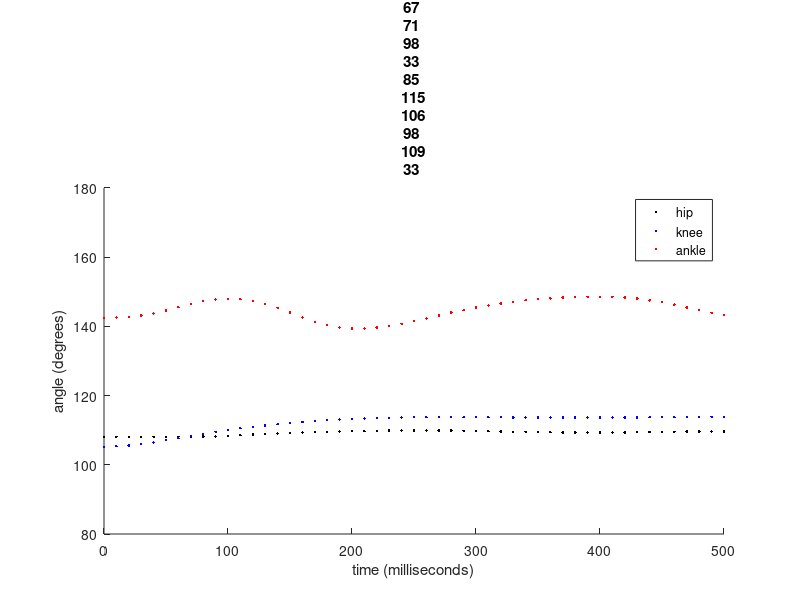
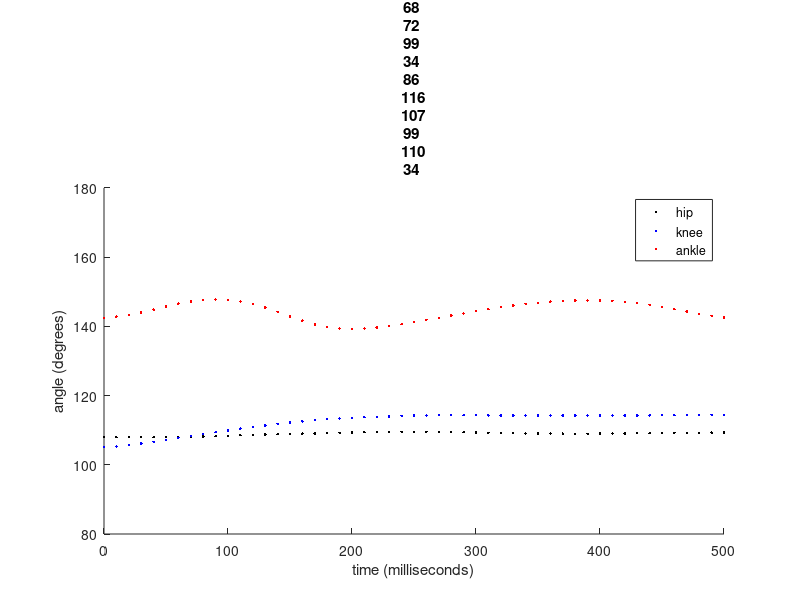
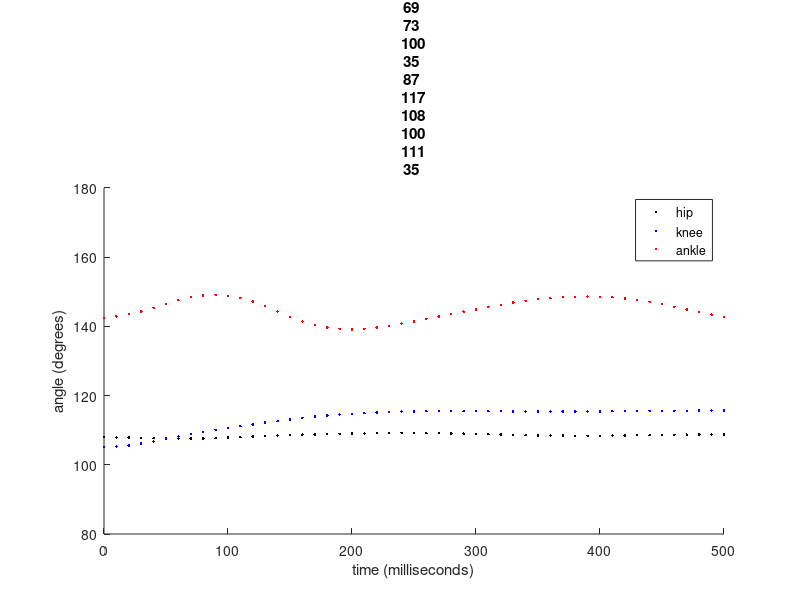
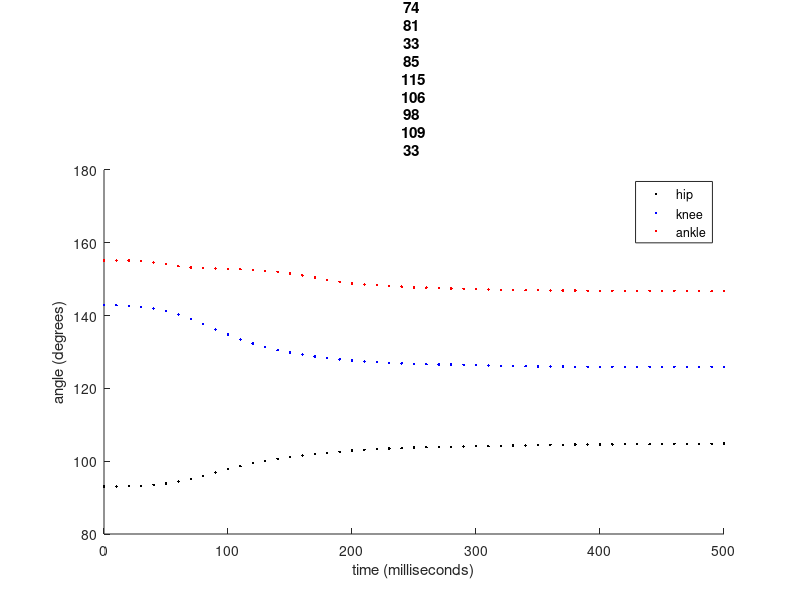

The MATLAB script that drew these images, in order:
clear
clc
addpath('C:\GitHub\Quadruped_Robot\Code\Matlab\Analysis\DampedLeg_Krnacik\Haonan\Comparison')

%% BFa Trial Data Processing
load BFa_trial1.mat;
load BFa_trial2.mat;
load BFa_trial3.mat;

%  initial conditions
BFa_hip_IC = 108;
BFa_knee_IC = 105;
BFa_ankle_IC = 142;

%  create single matrix to edit data
BFa = zeros(length(BFa_trial1(:,1)),3*length(BFa_trial1(1,:)));
BFa(:,1:4) = BFa_trial1(:,1:4);
BFa(:,5:8) = BFa_trial2(:,1:4);
BFa(:,9:12) = BFa_trial3(:,1:4);

% data processing
for ii = 4:4:12
    BFa(:,ii-3) = BFa(:,ii-3) + BFa_hip_IC;         %   encoder readings start at 0
    BFa(:,ii-2) = BFa(:,ii-2) + BFa_knee_IC;        %   add initial conditions to encoder readings
    BFa(:,ii-1) = BFa(:,ii-1) + BFa_ankle_IC;       
    
    for jj = 2:length(BFa(:,1))                     %   make time values continuous instead of resetting every 1 second
        if BFa(jj,ii) - BFa(jj-1,ii) >= 0
            BFa(jj,ii) = BFa(jj,ii);
        else if BFa(jj,ii) - BFa(jj-1,ii) < 0 && abs(BFa(jj,ii) - BFa(jj-1,ii)) < 1500
                BFa(jj,ii) = BFa(jj,ii) + 1000;
            else
                BFa(jj,ii) = BFa(jj,ii) + 2000;
            end
        end
    end
    
    BFa_offset(1) = 396;             %
    BFa_offset(2) = 296;             %   find time offset (milliseconds) when the leg was dropped for each trial
    BFa_offset(3) = 246;             %
   
    BFa(:,ii) = BFa(:,ii) - BFa_offset(ii/4);
        
    figure
    hold on
    plot(BFa(:,ii),BFa(:,ii-3),'.',"color","k")
    plot(BFa(:,ii),BFa(:,ii-2),'.',"color","b")
    plot(BFa(:,ii),BFa(:,ii-1),'.',"color","r")
    legend('hip','knee','ankle')
    title("BFa Trial " + ii/4)
    xlabel("time (milliseconds)")
    ylabel("angle (degrees)")
    ylim([80 180])
    xlim([0 500])
    hold off
end
save('C:\GitHub\Quadruped_Robot\Code\Matlab\Analysis\DampedLeg_Krnacik\Haonan\Comparison\BFa.mat','BFa')

%% IP Trial Data Processing
load IP_trial1.mat;
load IP_trial2.mat;
load IP_trial3.mat;

%  initial conditions
IP_hip_IC = 93;
IP_knee_IC = 143;
IP_ankle_IC = 155;

%  create single matrix to edit data
IP = zeros(length(IP_trial1(:,1)),3*length(IP_trial1(1,:)));
IP(:,1:4) = IP_trial1(:,1:4);
IP(:,5:8) = IP_trial2(:,1:4);
IP(:,9:12) = IP_trial3(:,1:4);

% data processing
for ii = 4:4:12
    IP(:,ii-3) = IP(:,ii-3) + IP_hip_IC;         %   encoder readings start at 0
    IP(:,ii-2) = IP(:,ii-2) + IP_knee_IC;        %   add initial conditions to encoder readings
    IP(:,ii-1) = IP(:,ii-1) + IP_ankle_IC;       
    
    for jj = 2:length(IP(:,1))                     %   make time values continuous instead of resetting every 1 second
        if IP(jj,ii) - IP(jj-1,ii) >= 0
            IP(jj,ii) = IP(jj,ii);
        else if IP(jj,ii) - IP(jj-1,ii) < 0 && abs(IP(jj,ii) - IP(jj-1,ii)) < 1500
                IP(jj,ii) = IP(jj,ii) + 1000;
            else
                IP(jj,ii) = IP(jj,ii) + 2000;
            end
        end
    end
    
    IP_offset(1) = 96;             %
    IP_offset(2) = 136;            %   find time offset (milliseconds) when the leg was dropped for each trial
    IP_offset(3) = 136;            %
   
    IP(:,ii) = IP(:,ii) - IP_offset(ii/4);
        
    figure
    hold on
    plot(IP(:,ii),IP(:,ii-3),'.',"color","k")
    plot(IP(:,ii),IP(:,ii-2),'.',"color","b")
    plot(IP(:,ii),IP(:,ii-1),'.',"color","r")
    legend('hip','knee','ankle')
    title("IP Trial " + ii/4)
    xlabel("time (milliseconds)")
    ylabel("angle (degrees)")
    ylim([80 180])
    xlim([0 500])
    hold off
end
save('C:\GitHub\Quadruped_Robot\Code\Matlab\Analysis\DampedLeg_Krnacik\Haonan\Comparison\IP.mat','IP')

%% ST2 Trial Data Processing
load ST2_trial1.mat;
load ST2_trial2.mat;
load ST2_trial3.mat;

%  initial conditions
ST2_hip_IC = 107;
ST2_knee_IC = 101;      %   *does not match rat leg data - quadruped knee does not have same range of motion
ST2_ankle_IC = 140;

%  create single matrix to edit data
ST2 = zeros(length(ST2_trial1(:,1)),3*length(ST2_trial1(1,:)));
ST2(:,1:4) = ST2_trial1(:,1:4);
ST2(:,5:8) = ST2_trial2(:,1:4);
ST2(:,9:12) = ST2_trial3(:,1:4);

% data processing
for ii = 4:4:12
    ST2(:,ii-3) = ST2(:,ii-3) + ST2_hip_IC;         %   encoder readings start at 0
    ST2(:,ii-2) = ST2(:,ii-2) + ST2_knee_IC;        %   add initial conditions to encoder readings
    ST2(:,ii-1) = ST2(:,ii-1) + ST2_ankle_IC;       
    
    for jj = 2:length(ST2(:,1))                     %   make time values continuous instead of resetting every 1 second
        if ST2(jj,ii) - ST2(jj-1,ii) >= 0
            ST2(jj,ii) = ST2(jj,ii);
        else if ST2(jj,ii) - ST2(jj-1,ii) < 0 && abs(ST2(jj,ii) - ST2(jj-1,ii)) < 1500
                ST2(jj,ii) = ST2(jj,ii) + 1000;
            else
                ST2(jj,ii) = ST2(jj,ii) + 2000;
            end
        end
    end
    
    ST2_offset(1) = 226;             %
    ST2_offset(2) = 186;             %   find time offset (milliseconds) when the leg was dropped for each trial
    ST2_offset(3) = 236;             %
   
    ST2(:,ii) = ST2(:,ii) - ST2_offset(ii/4);   
        
    figure
    hold on
    plot(ST2(:,ii),ST2(:,ii-3),'.',"color","k")
    plot(ST2(:,ii),ST2(:,ii-2),'.',"color","b")
    plot(ST2(:,ii),ST2(:,ii-1),'.',"color","r")
    legend('hip','knee','ankle')
    title("ST2 Trial " + ii/4)
    xlabel("time (milliseconds)")
    ylabel("angle (degrees)")
    ylim([80 180])
    xlim([0 500])
    hold off
end
save('C:\GitHub\Quadruped_Robot\Code\Matlab\Analysis\DampedLeg_Krnacik\Haonan\Comparison\ST2.mat','ST2')

%% BFp Trial Data Processing
load BFp_trial1.mat;
load BFp_trial2.mat;
load BFp_trial3.mat;

%  initial conditions
BFp_hip_IC = 116;
BFp_knee_IC = 101;
BFp_ankle_IC = 99;

%  create single matrix to edit data
BFp = zeros(length(BFp_trial1(:,1)),3*length(BFp_trial1(1,:)));
BFp(:,1:4) = BFp_trial1(:,1:4);
BFp(:,5:8) = BFp_trial2(:,1:4);
BFp(:,9:12) = BFp_trial3(:,1:4);

% data processing
for ii = 4:4:12
    BFp(:,ii-3) = BFp(:,ii-3) + BFp_hip_IC;         %   encoder readings start at 0
    BFp(:,ii-2) = BFp(:,ii-2) + BFp_knee_IC;        %   add initial conditions to encoder readings
    BFp(:,ii-1) = BFp(:,ii-1) + BFp_ankle_IC;       
    
    for jj = 2:length(BFp(:,1))                     %   make time values continuous instead of resetting every 1 second
        if BFp(jj,ii) - BFp(jj-1,ii) >= 0
            BFp(jj,ii) = BFp(jj,ii);
        else if BFp(jj,ii) - BFp(jj-1,ii) < 0 && abs(BFp(jj,ii) - BFp(jj-1,ii)) < 1500
                BFp(jj,ii) = BFp(jj,ii) + 1000;
            else
                BFp(jj,ii) = BFp(jj,ii) + 2000;
            end
        end
    end
    
    BFp_offset(1) = 196;             %
    BFp_offset(2) = 226;             %   find time offset (milliseconds) when the leg was dropped for each trial
    BFp_offset(3) = 206;             %
   
    BFp(:,ii) = BFp(:,ii) - BFp_offset(ii/4);
        
    figure
    hold on
    plot(BFp(:,ii),BFp(:,ii-3),'.',"color","k")
    plot(BFp(:,ii),BFp(:,ii-2),'.',"color","b")
    plot(BFp(:,ii),BFp(:,ii-1),'.',"color","r")
    legend('hip','knee','ankle')
    title("BFp Trial " + ii/4)
    xlabel("time (milliseconds)")
    ylabel("angle (degrees)")
    ylim([80 180])
    xlim([0 500])
    hold off
end
save('C:\GitHub\Quadruped_Robot\Code\Matlab\Analysis\DampedLeg_Krnacik\Haonan\Comparison\BFp.mat','BFp')